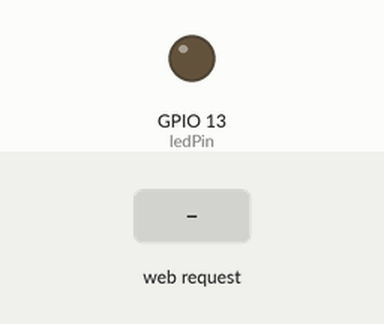
Bench run of a sketch on a simulated ESP32. Parts: output pins drawn as LEDs (lit = HIGH). The test bench sets the inputs (shaded band). WiFi joins after 1.5 s; servers stay silent unless stated; what the sketch prints to the serial monitor is not drawn.

Above: at 2.7 s.
2.8 s: HTTP request GET /LED=ON received
At 3.7 s:
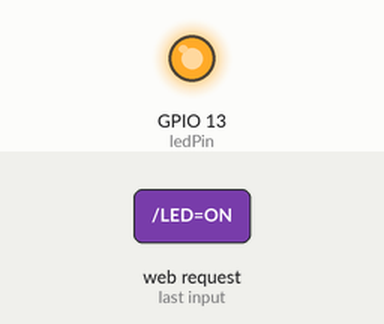
4.3 s: HTTP request GET /LED=OFF received
At 4.9 s:
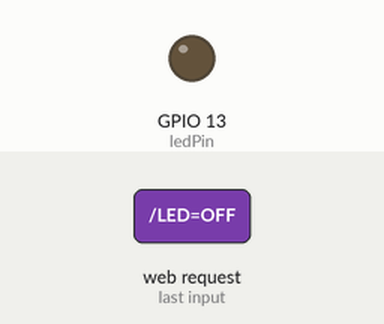
Timing chart, 0 to 7.3 s (numbered marks = the images above; inputs shaded):
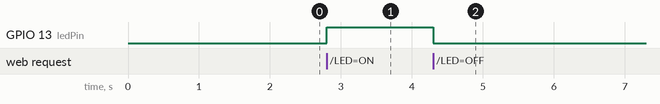

The sketch:

ArduinoNano_ESP32_LED_LocalWebserver.ino
```cpp
#include <WiFi.h>

// WiFi credentials
const char* ssid = "Prateek";
const char* password = "justdoelectronics@#12345";

// Built-in LED pin
const int ledPin = 13; // D13 - GPIO48

WiFiServer server(80);

void setup() {
  Serial.begin(115200);
  pinMode(ledPin, OUTPUT);
  digitalWrite(ledPin, LOW);

  WiFi.begin(ssid, password);
  Serial.print("Connecting to WiFi");
  while (WiFi.status() != WL_CONNECTED) {
    delay(500);
    Serial.print(".");
  }
  Serial.println("\nWiFi connected!");
  Serial.print("IP address: ");
  Serial.println(WiFi.localIP());

  server.begin();
}

void loop() {
  WiFiClient client = server.available();
  if (!client) return;

  String request = client.readStringUntil('\r');
  client.flush();

  // Control LED based on URL
  if (request.indexOf("/LED=ON") != -1) digitalWrite(ledPin, HIGH);
  if (request.indexOf("/LED=OFF") != -1) digitalWrite(ledPin, LOW);

  bool ledState = digitalRead(ledPin);

  // Build HTML page with inline CSS for styling
  String html = R"rawliteral(
    <!DOCTYPE html>
    <html>
    <head>
      <title>ESP32 LED Control</title>
      <style>
        body {
          font-family: Arial, sans-serif;
          background: #f4f4f9;
          text-align: center;
          padding: 30px;
        }
        h2 {
          color: #333;
        }
        .led-status {
          margin: 20px auto;
          width: 60px;
          height: 60px;
          border-radius: 50%;
          background-color: )rawliteral";

  html += (ledState ? "#28a745" : "#dc3545"); // green if ON, red if OFF

  html += R"rawliteral(;
          box-shadow: 0 0 20px )rawliteral";

  html += (ledState ? "#28a745" : "#dc3545");

  html += R"rawliteral(;
          margin-bottom: 20px;
        }
        .btn {
          display: inline-block;
          padding: 15px 30px;
          font-size: 18px;
          margin: 10px;
          border: none;
          border-radius: 8px;
          cursor: pointer;
          color: white;
          transition: background-color 0.3s ease;
          text-decoration: none;
        }
        .btn-on {
          background-color: #28a745;
        }
        .btn-on:hover {
          background-color: #218838;
        }
        .btn-off {
          background-color: #dc3545;
        }
        .btn-off:hover {
          background-color: #c82333;
        }
      </style>
    </head>
    <body>
      <h2>Arduino Nano ESP32 LED Control</h2>
      <div class="led-status"></div>
      <p>LED is currently <strong>)rawliteral";

  html += (ledState ? "ON" : "OFF");

  html += R"rawliteral(</strong></p>
      <a href="/LED=ON" class="btn btn-on">Turn LED ON</a>
      <a href="/LED=OFF" class="btn btn-off">Turn LED OFF</a>
    </body>
    </html>
  )rawliteral";

  client.println("HTTP/1.1 200 OK");
  client.println("Content-type:text/html");
  client.println();
  client.print(html);
  client.println();
  delay(1);
  client.stop();
}
```

Measured:
- after the input at 2.8 s, GPIO 13 (ledPin): LOW → HIGH at once
- after the input at 4.3 s, GPIO 13 (ledPin): HIGH → LOW at once
